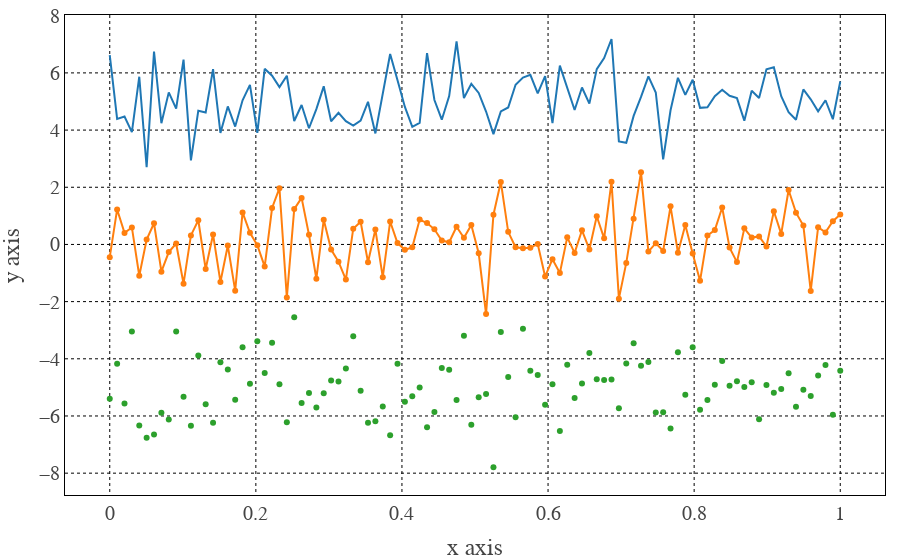

Notebook cell for this chart:
### Code cell
np.random.seed(1)

N = 100
random_x = np.linspace(0, 1, N)
random_y0 = np.random.randn(N) + 5
random_y1 = np.random.randn(N)
random_y2 = np.random.randn(N) - 5

fig = go.Figure(layout = go.Layout(template=pio.templates["my_template"]))
fig.add_trace(go.Scatter(x=random_x, y=random_y0,
                    mode='lines',
                    name='lines'))
fig.add_trace(go.Scatter(x=random_x, y=random_y1,
                    mode='lines+markers',
                    name='lines+markers'))
fig.add_trace(go.Scatter(x=random_x, y=random_y2,
                    mode='markers', name='markers'))
fig.write_image('test.png', scale=1, engine='orca')
fig.show()
